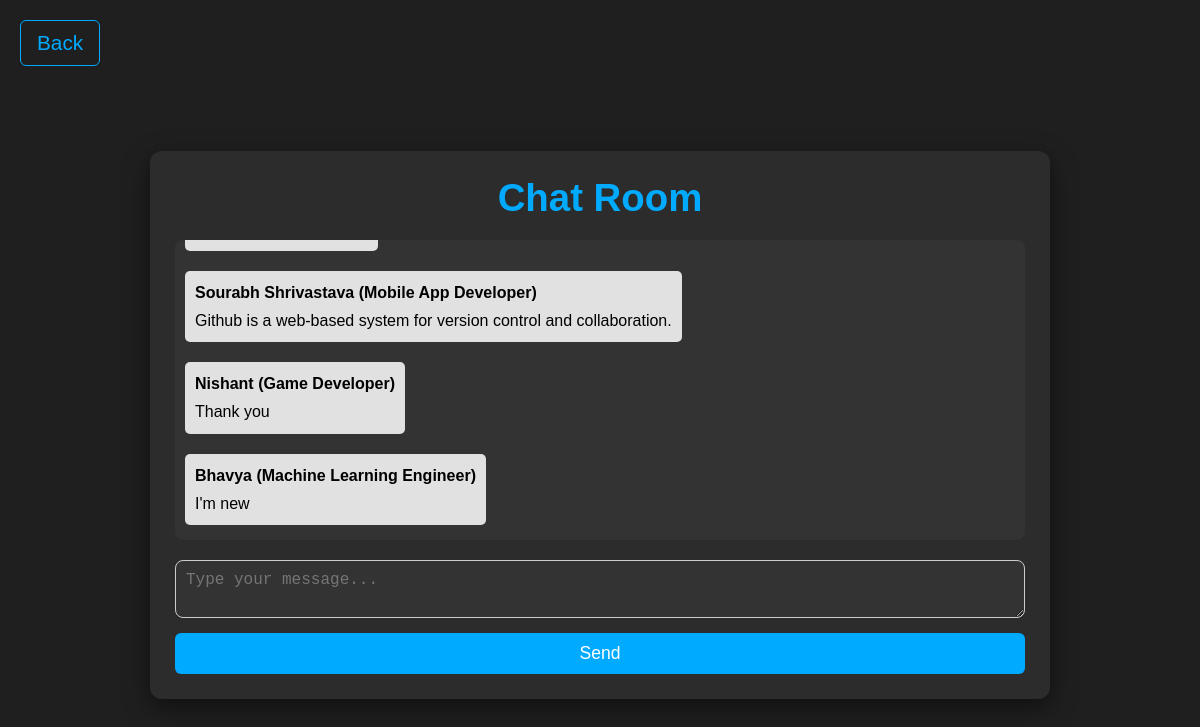
Page /chatroom on the committed database.
### app.py (models this page shows, shortened)
class Chats(db.Model):
    id = db.Column(db.Integer, primary_key = True, autoincrement=True)
    name = db.Column(db.String, nullable = False)
    email = db.Column(db.String, nullable = False)
    message = db.Column(db.String, nullable = False)
    course = db.Column(db.String, nullable = False)

### app.py (the view)
@app.route('/chatroom', methods=['GET', 'POST'])
def chatroom():
    if request.method == "POST":
        user = User.query.filter(User.email == session['user_email']).first()
        new_message = Chats(
            email=session['user_email'],
            name=user.name,
            course=user.path,
            message=request.form['message']
        )
        try:
            db.session.add(new_message)
            user.score += 10
            db.session.commit()
            return redirect('/chatroom')
        except:
            "Failed to update"
    else:
        messages = Chats.query.order_by(Chats.id).all()
        return render_template('chatroom.html', messages=messages)

### templates/chatroom.html (shortened to what this page needs)
{% extends "base.html" %}
{% block head %}
<link rel="stylesheet" href="{{ url_for('static', filename='style_chatroom.css') }}">
{% endblock %}
{% block body %}
<a href="/" class="back-button">Back</a>
<div class="chatroom-container">
    <div class="chat-header">
        <h1>Chat Room</h1>
    </div>
    <div class="messages-container">
        {% for message in messages %}
        <div class="message {% if message.email == session['user_email'] %}user-message{% else %}other-message{% endif %}">
            <div class="message-header">
                <strong>{{ message.name }}</strong> ({{ message.course }})
            </div>
            <div class="message-content">
                {{ message.message }}
            </div>
        </div>
        {% endfor %}
    </div>
    <form method="POST" action="/chatroom" class="message-form" id="message-form">
        <textarea name="message" placeholder="Type your message..." id="message-input" required></textarea>
        <button type="submit" id="send-button">Send</button>
    </form>
</div>
{% endblock %}

### templates/base.html (shortened to what this page needs)
<!DOCTYPE html>
<html lang="en">
<head>
    {% block head %}{% endblock %}
</head>
<body>
    {% block body %}{% endblock %}
</body>
</html>

### static/style_chatroom.css (style rules this page uses)
* { margin: 0; padding: 0; box-sizing: border-box; }
body { font-family: 'Arial', sans-serif; background-color: #1f1f1f; color: #f1f1f1; display: flex; flex-direction: column; justify-content: center; align-items: center; min-height: 100vh; padding-top: 20px; }
.back-button { position: absolute; top: 20px; left: 20px; color: #00aaff; font-size: 1.3rem; text-decoration: none; padding: 10px 16px; border: 1px solid #00aaff; border-radius: 6px; background-color: transparent; transition: background-color 0.3s, color 0.3s, transform 0.2s; z-index: 10; }
.chatroom-container { width: 90%; max-width: 900px; background-color: #2c2c2c; border-radius: 12px; box-shadow: 0 8px 25px rgba(0, 0, 0, 0.5); padding: 25px; margin-top: 80px; margin-bottom: 50px; display: flex; flex-direction: column; height: 75%; }
.chat-header h1 { color: #00aaff; font-size: 2.4rem; font-weight: 700; margin-bottom: 20px; text-align: center; }
.messages-container { flex-grow: 1; overflow-y: auto; padding: 10px; margin-bottom: 20px; background-color: #333; border-radius: 8px; max-height: 300px; }
.message { margin-bottom: 15px; padding: 10px; border-radius: 8px; font-size: 1rem; line-height: 1.5; }
.other-message { background-color: #444; color: rgb(0, 0, 0); align-self: flex-start; }
.message-header { font-weight: bold; margin-bottom: 5px; }
.message-content { font-size: 1rem; line-height: 1.4; }
.message-form { display: flex; flex-direction: column; }
#message-input { width: 100%; padding: 10px; border-radius: 8px; border: 1px solid #ccc; background-color: #333; color: white; font-size: 1rem; margin-bottom: 15px; }
#send-button { padding: 10px 20px; background-color: #00aaff; color: white; border: none; border-radius: 6px; font-size: 1.1rem; cursor: pointer; transition: background-color 0.3s, transform 0.2s; width: 100%; }
.messages-container { display: flex; flex-direction: column; gap: 10px; padding: 10px; overflow-y: auto; }
.message { max-width: 70%; padding: 10px; border-radius: 5px; background-color: #f1f1f1; margin: 5px 0; word-wrap: break-word; }
.other-message { align-self: flex-start; background-color: #e1e1e1; }

### rows in the picture
Chats: name "Sourabh Shrivastava", course "Mobile App Developer", message "Github is a web-based system for version control and collaboration."
Chats: name "Nishant", course "Game Developer", message "Thank you"
Chats: name "Bhavya", course "Machine Learning Engineer", message "I'm new"
